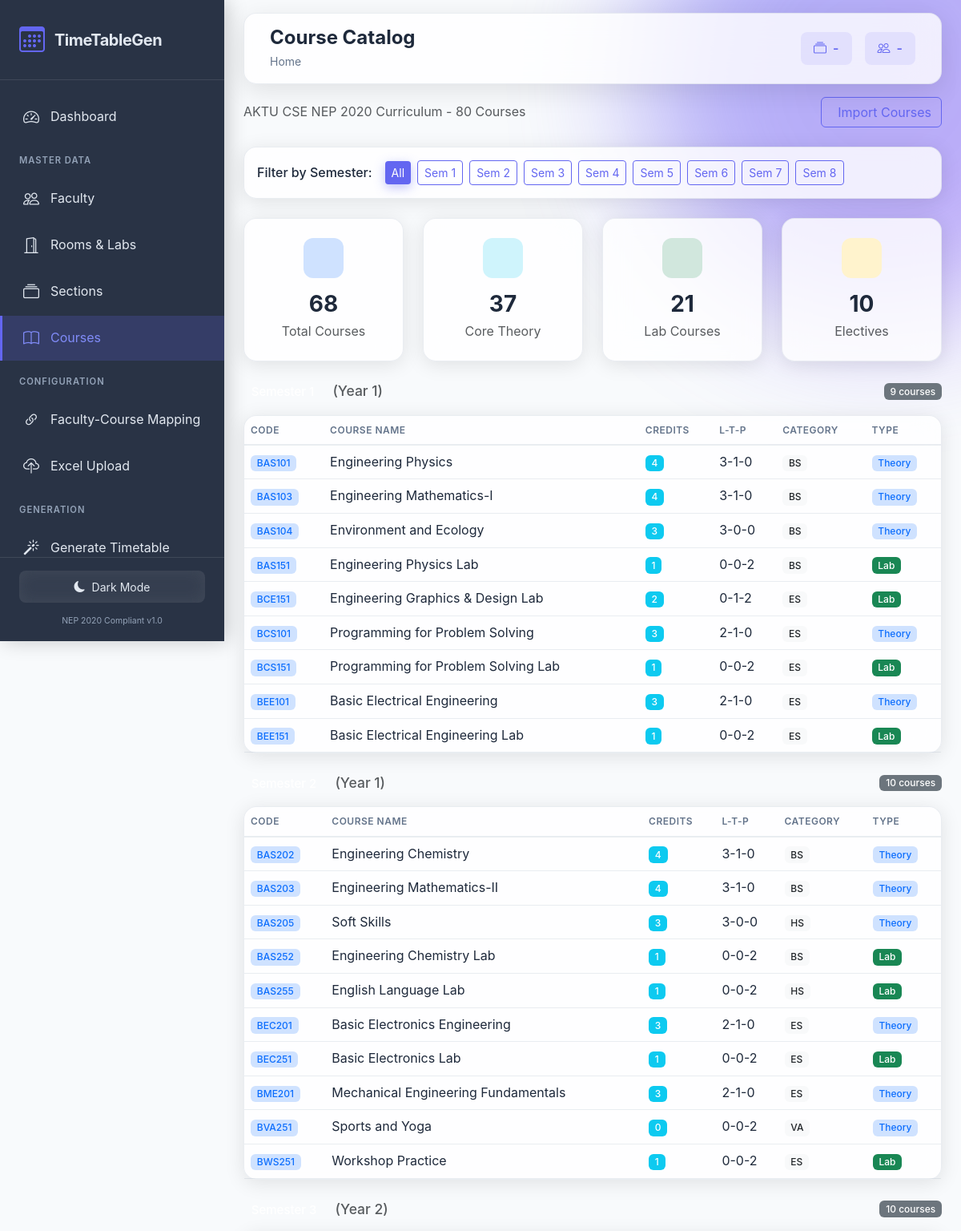
Screenshot of /courses (upper part) with the database file from the repository.
### app/models/course.py (models this page shows, shortened)
class Course(db.Model):
    __tablename__ = 'courses'
    id = db.Column(db.Integer, primary_key=True)
    code = db.Column(db.String(20), unique=True, nullable=False)
    name = db.Column(db.String(150), nullable=False)
    semester = db.Column(db.Integer, nullable=False)
    credits = db.Column(db.Integer, nullable=False)
    category = db.Column(db.String(10), nullable=False)  # BS, ES, PC, HS, VA, OE, DE
    course_type = db.Column(db.String(10), nullable=False)  # T (Theory), P (Practical)
    lecture_hours = db.Column(db.Integer, default=0)  # L
    tutorial_hours = db.Column(db.Integer, default=0)  # T
    practical_hours = db.Column(db.Integer, default=0)  # P
    is_lab = db.Column(db.Boolean, default=False)
    is_elective = db.Column(db.Boolean, default=False)
    elective_group = db.Column(db.String(20), nullable=True)
    created_at = db.Column(db.DateTime, default=datetime.utcnow)
    faculty_mappings = db.relationship('FacultyCourse', backref='course', lazy='dynamic', cascade='all, delete-orphan')

### app/routes/main.py (the view)
@main_bp.route('/courses')
def courses_list():
    courses = Course.query.order_by(Course.semester, Course.code).all()
    return render_template('courses/list.html', courses=courses)

### app/templates/courses/list.html (shortened to what this page needs)
{% extends "base.html" %}
{% block page_title %}Course Catalog{% endblock %}
{% block content %}
<div class="row mb-4" data-aos="fade-down">
    <div class="col-12">
        <div class="d-flex flex-wrap justify-content-between align-items-center gap-3">
            <div>
                <p class="text-muted mb-0">AKTU CSE NEP 2020 Curriculum - 80 Courses</p>
            </div>
            <div class="d-flex gap-2">
                <a href="{{ url_for('upload.index') }}" class="btn btn-outline-primary">
                    Import Courses
                </a>
            </div>
        </div>
    </div>
</div>
<div class="row mb-4" data-aos="fade-up">
    <div class="col-12">
        <div class="glass-card p-3">
            <div class="d-flex flex-wrap align-items-center gap-2">
                <span class="fw-medium me-2">Filter by Semester:</span>
                <button class="btn btn-sm btn-primary semester-btn active" data-semester="all">All</button>
                {% for sem in range(1, 9) %}
                <button class="btn btn-sm btn-outline-primary semester-btn" data-semester="{{ sem }}">
                    Sem {{ sem }}
                </button>
                {% endfor %}
            </div>
        </div>
    </div>
</div>
<div class="row mb-4">
    <div class="col-md-3" data-aos="fade-up" data-aos-delay="100">
        <div class="glass-card p-4 text-center">
            <div class="stat-icon bg-primary-subtle text-primary mx-auto mb-3">
            </div>
            <h3 class="fw-bold mb-1">{{ courses|length }}</h3>
            <p class="text-muted mb-0">Total Courses</p>
        </div>
    </div>
    <div class="col-md-3" data-aos="fade-up" data-aos-delay="200">
        <div class="glass-card p-4 text-center">
            <div class="stat-icon bg-info-subtle text-info mx-auto mb-3">
            </div>
            <h3 class="fw-bold mb-1">{{ courses|rejectattr('is_lab')|rejectattr('is_elective')|list|length }}</h3>
            <p class="text-muted mb-0">Core Theory</p>
        </div>
    </div>
    <div class="col-md-3" data-aos="fade-up" data-aos-delay="300">
        <div class="glass-card p-4 text-center">
            <div class="stat-icon bg-success-subtle text-success mx-auto mb-3">
            </div>
            <h3 class="fw-bold mb-1">{{ courses|selectattr('is_lab')|list|length }}</h3>
            <p class="text-muted mb-0">Lab Courses</p>
        </div>
    </div>
    <div class="col-md-3" data-aos="fade-up" data-aos-delay="400">
        <div class="glass-card p-4 text-center">
            <div class="stat-icon bg-warning-subtle text-warning mx-auto mb-3">
            </div>
            <h3 class="fw-bold mb-1">{{ courses|selectattr('is_elective')|list|length }}</h3>
            <p class="text-muted mb-0">Electives</p>
        </div>
    </div>
</div>
{% for semester in range(1, 9) %}
<div class="semester-section mb-4" data-semester="{{ semester }}" data-aos="fade-up">
    <div class="d-flex align-items-center mb-3">
        <h5 class="mb-0">
            <span class="badge bg-gradient-primary me-2">Semester {{ semester }}</span>
            <small class="text-muted">(Year {{ ((semester + 1) // 2) }})</small>
        </h5>
        <span class="badge bg-secondary ms-auto">{{ courses|selectattr('semester', 'equalto', semester)|list|length }} courses</span>
    </div>
    <div class="glass-card">
        <div class="table-responsive">
            <table class="table table-hover mb-0">
                <thead>
                    <tr>
                        <th>Code</th>
                        <th>Course Name</th>
                        <th>Credits</th>
                        <th>L-T-P</th>
                        <th>Category</th>
                        <th>Type</th>
                    </tr>
                </thead>
                <tbody>
                    {% for course in courses if course.semester == semester %}
                    <tr>
                        <td>
                            <span class="badge bg-primary-subtle text-primary">{{ course.code }}</span>
                        </td>
                        <td>{{ course.name }}</td>
                        <td>
                            <span class="badge bg-info">{{ course.credits }}</span>
                        </td>
                        <td>
                            {{ course.lecture_hours or 0 }}-{{ course.tutorial_hours or 0 }}-{{ course.practical_hours or 0 }}
                        </td>
                        <td>
                            {% if course.category == 'Core' %}
                            <span class="badge bg-primary">Core</span>
                            {% elif course.category == 'BSC' %}
                            <span class="badge bg-success">BSC</span>
                            {% elif course.category == 'ESC' %}
                            <span class="badge bg-info">ESC</span>
                            {% elif course.category == 'PCC' %}
                            <span class="badge bg-warning text-dark">PCC</span>
                            {% elif course.category == 'PEC' %}
                            <span class="badge bg-secondary">PEC</span>
                            {% elif course.category == 'OEC' %}
                            <span class="badge bg-dark">OEC</span>
                            {% else %}
                            <span class="badge bg-light text-dark">{{ course.category }}</span>
                            {% endif %}
                        </td>
                        <td>
                            {% if course.is_lab %}
                            <span class="badge bg-success">Lab</span>
                            {% elif course.is_elective %}
                            <span class="badge bg-warning text-dark">Elective</span>
                            {% else %}
                            <span class="badge bg-primary-subtle text-primary">Theory</span>
                            {% endif %}
                        </td>
                    </tr>
                    {% endfor %}
                </tbody>
            </table>
        </div>
    </div>
</div>
{% endfor %}
{% endblock %}

### app/static/css/main.css (style rules this page uses)
:root { --primary: #6366f1; --primary-dark: #4f46e5; --primary-light: #818cf8; --secondary: #64748b; --success: #10b981; --warning: #f59e0b; --danger: #ef4444; --info: #06b6d4; --purple: #8b5cf6; --bg-primary: #f8fafc; --bg-secondary: #f1f5f9; --bg-card: rgba(255, 255, 255, 0.8); --text-primary: #1e293b; --text-secondary: #64748b; --text-muted: #94a3b8; --border-color: rgba(148, 163, 184, 0.2); --shadow-color: rgba(0, 0, 0, 0.1); --sidebar-width: 280px; --sidebar-collapsed-width: 80px; --sidebar-bg: rgba(30, 41, 59, 0.95); --sidebar-text: #e2e8f0; --sidebar-active: #6366f1; --transition-fast: 0.15s ease; --transition-normal: 0.3s ease; --transition-slow: 0.5s ease; --radius-sm: 8px; --radius-md: 12px; --radius-lg: 16px; --radius-xl: 24px; }
* { margin: 0; padding: 0; box-sizing: border-box; }
html { scroll-behavior: smooth; }
body { font-family: 'Inter', -apple-system, BlinkMacSystemFont, 'Segoe UI', Roboto, sans-serif; background: var(--bg-primary); color: var(--text-primary); line-height: 1.6; overflow-x: hidden; min-height: 100vh; }
.stat-icon { width: 56px; height: 56px; border-radius: var(--radius-md); display: flex; align-items: center; justify-content: center; font-size: 1.5rem; color: white; }
.table { --bs-table-bg: transparent; --bs-table-color: var(--text-primary); }
.table th { font-weight: 600; color: var(--text-secondary); text-transform: uppercase; font-size: 0.75rem; letter-spacing: 0.5px; border-bottom: 2px solid var(--border-color); }
.table td { vertical-align: middle; border-bottom: 1px solid var(--border-color); }
.btn-primary { background: linear-gradient(135deg, var(--primary), var(--primary-dark)); border: none; box-shadow: 0 4px 14px rgba(99, 102, 241, 0.4); }
.btn-outline-primary { border-color: var(--primary); color: var(--primary); }
.badge { padding: 0.35em 0.65em; font-weight: 500; }

### app/static/css/glassmorphism.css (style rules this page uses)
.glass-card { background: var(--bg-card); backdrop-filter: blur(16px); -webkit-backdrop-filter: blur(16px); border: 1px solid var(--border-color); border-radius: var(--radius-lg); box-shadow: 0 4px 24px var(--shadow-color), inset 0 1px 0 rgba(255, 255, 255, 0.1); transition: transform var(--transition-fast), box-shadow var(--transition-fast); }

### app/static/css/animations.css (style rules this page uses)
[data-aos="fade-up"] { transform: translateY(30px); opacity: 0; transition-property: transform, opacity; }
[data-aos="fade-up"].aos-animate { transform: translateY(0); opacity: 1; }
[data-aos="fade-down"] { transform: translateY(-30px); opacity: 0; transition-property: transform, opacity; }
[data-aos="fade-down"].aos-animate { transform: translateY(0); opacity: 1; }

### app/templates/courses/list.html (style rules this page uses)
.stat-icon { width: 50px; height: 50px; border-radius: 12px; display: flex; align-items: center; justify-content: center; font-size: 1.25rem; }
.semester-btn.active { background: var(--primary); color: white; border-color: var(--primary); }

### rows the page displays
Course: code "BAS101", name "Engineering Physics", credits "4", lecture_hours "3", tutorial_hours "1", practical_hours "0", category "BS", is_lab "Theory"
Course: code "BAS103", name "Engineering Mathematics-I", credits "4", lecture_hours "3", tutorial_hours "1", practical_hours "0", category "BS", is_lab "Theory"
Course: code "BAS104", name "Environment and Ecology", credits "3", lecture_hours "3", tutorial_hours "0", practical_hours "0", category "BS", is_lab "Theory"
Course: code "BAS151", name "Engineering Physics Lab", credits "1", lecture_hours "0", tutorial_hours "0", practical_hours "2", category "BS", is_lab "Lab"
Course: code "BCE151", name "Engineering Graphics & Design Lab", credits "2", lecture_hours "0", tutorial_hours "1", practical_hours "2", category "ES", is_lab "Lab"
Course: code "BCS101", name "Programming for Problem Solving", credits "3", lecture_hours "2", tutorial_hours "1", practical_hours "0", category "ES", is_lab "Theory"
Course: code "BCS151", name "Programming for Problem Solving Lab", credits "1", lecture_hours "0", tutorial_hours "0", practical_hours "2", category "ES", is_lab "Lab"
Course: code "BEE101", name "Basic Electrical Engineering", credits "3", lecture_hours "2", tutorial_hours "1", practical_hours "0", category "ES", is_lab "Theory"
Course: code "BEE151", name "Basic Electrical Engineering Lab", credits "1", lecture_hours "0", tutorial_hours "0", practical_hours "2", category "ES", is_lab "Lab"
Course: code "BAS202", name "Engineering Chemistry", credits "4", lecture_hours "3", tutorial_hours "1", practical_hours "0", category "BS", is_lab "Theory"
Course: code "BAS203", name "Engineering Mathematics-II", credits "4", lecture_hours "3", tutorial_hours "1", practical_hours "0", category "BS", is_lab "Theory"
Course: code "BAS205", name "Soft Skills", credits "3", lecture_hours "3", tutorial_hours "0", practical_hours "0", category "HS", is_lab "Theory"
Course: code "BAS252", name "Engineering Chemistry Lab", credits "1", lecture_hours "0", tutorial_hours "0", practical_hours "2", category "BS", is_lab "Lab"
Course: code "BAS255", name "English Language Lab", credits "1", lecture_hours "0", tutorial_hours "0", practical_hours "2", category "HS", is_lab "Lab"
Course: code "BEC201", name "Basic Electronics Engineering", credits "3", lecture_hours "2", tutorial_hours "1", practical_hours "0", category "ES", is_lab "Theory"
Course: code "BEC251", name "Basic Electronics Lab", credits "1", lecture_hours "0", tutorial_hours "0", practical_hours "2", category "ES", is_lab "Lab"
Course: code "BME201", name "Mechanical Engineering Fundamentals", credits "3", lecture_hours "2", tutorial_hours "1", practical_hours "0", category "ES", is_lab "Theory"
Course: code "BVA251", name "Sports and Yoga", credits "0", lecture_hours "0", tutorial_hours "0", practical_hours "2", category "VA", is_lab "Theory"
Course: code "BWS251", name "Workshop Practice", credits "1", lecture_hours "0", tutorial_hours "0", practical_hours "2", category "ES", is_lab "Lab"

### other values shown
{{ sem }} "1" "2" "3" "4" "5" "6" "7" "8"
{{ courses|length }} "68"
{{ courses|rejectattr('is_lab')|rejectattr('is_elective')|list|length }} "37"
{{ courses|selectattr('is_lab')|list|length }} "21"
{{ courses|selectattr('is_elective')|list|length }} "10"
{{ ((semester + 1) // 2) }} "1" "1" "2"
{{ courses|selectattr('semester', 'equalto', semester)|list|length }} "9" "10" "10"
